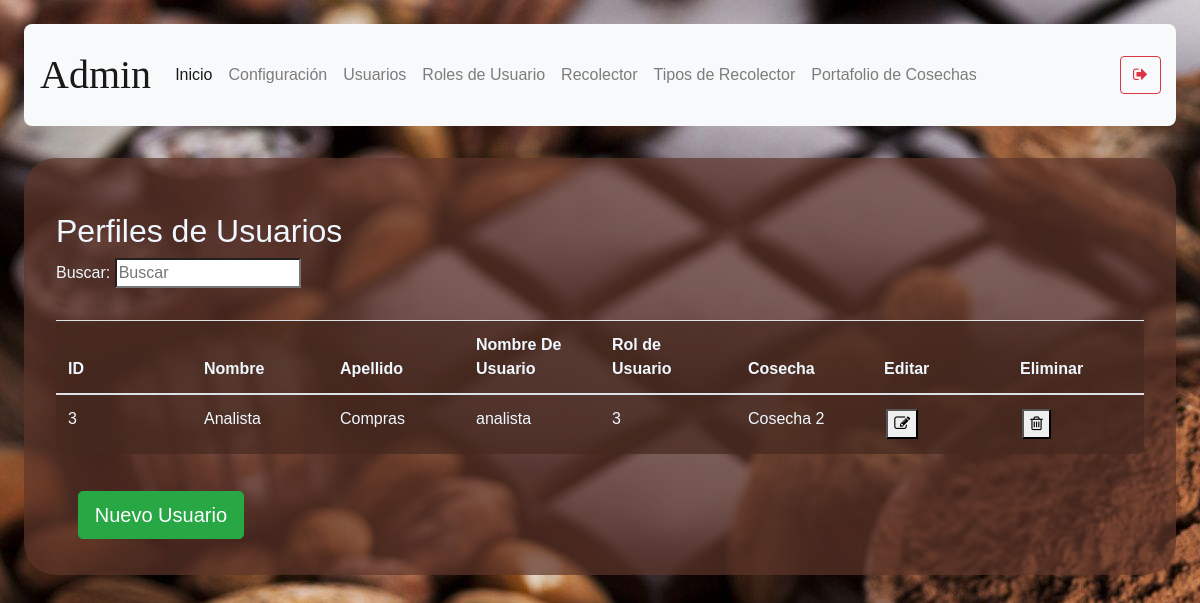
The page /user-management (signed in) on the database its author committed.
### models/user.py (models this page shows, shortened)
class User(db.Model) :
    __tablename__ = "user"
    id = db.Column(db.Integer, primary_key = True)
    name = db.Column(db.String(100), nullable = False)
    last_name = db.Column(db.String(100), nullable = False)
    username = db.Column(db.String(100), unique = True, nullable = False)
    email = db.Column(db.String(100), nullable = True)
    password = db.Column(db.String(100), nullable = False)
    gender = db.Column(db.String(10), nullable = False)
    date_of_birth = db.Column(db.String(10), nullable = False)
    phone = db.Column(db.String(20), nullable = True)
    address = db.Column(db.String(150), nullable = True)
    user_rol_id = db.Column(db.Integer, db.ForeignKey('user_rol.id'))
    F_Harvest = db.Column(db.Integer, db.ForeignKey('harvest.id'))
    def get_user_rol_by_username( self, username ):
        user_rol_id = User.query.filter_by(username = username).first().user_rol_id
        user_rol = User_rol.query.get(user_rol_id).description
        return user_rol

### models/harvest.py (models this page shows, shortened)
class Harvest (db.Model):
    __tablename__ = 'harvest'
    id = db.Column(db.Integer, primary_key = True)
    description = db.Column(db.String(250), nullable = False)
    start_date = db.Column(db.String(10), nullable=False)
    end_date = db.Column(db.String(10), nullable= False)
    status = db.Column(db.String(10), nullable = False)

### routes/user.py (the view)
@user.route('/user-management')
def user_management():
    if( not verify_permissions(session, User) ):
        return redirect(url_for('auth.index'))
    rols = User_rol.query.all()
    users = User.query.all()
    harvests = Harvest.query.all()
    if 'management-status' not in session:
        return render_template('user-management.html', status="",\
            rols = rols, users = users,  harvests = harvests)
    status = session['management-status']
    session.pop('management-status', None)
    return render_template('user-management.html', status=status, \
        rols=rols, users = users, harvests = harvests )

### utils/functions.py (called while the page is built)
def verify_permissions(session, User, allowed=['admin']):
    return 'username' in session and \
    ( allowed == 'all' or User.get_user_rol_by_username(User, session['username']) in allowed)

### templates/user-management.html (shortened to what this page needs)
{% extends "base.html" %}
{% block content %}
    <h2>Perfiles de Usuarios</h2>
    <p>
        Buscar: <input id ="search-bar" onkeyup="searchEngine()" type="search" name="busqueda" placeholder="Buscar">
    </p>
    <table class="table content-table">
        <thead>
            <th>ID</th>
            <th>Nombre</th>
            <th>Apellido</th>
            <th>Nombre De Usuario</th>
            <th>Rol de Usuario</th>
            <th>Cosecha</th>
            <th>Editar</th>
            <th>Eliminar</th>
        </thead>
        <tbody id="table-body-data">
        {% for user in users %}
        {% if user.username != "admin" %}
        <tr>
            <td>{{ user.id }}</td>
            <td>{{ user.name }}</td>
            <td>{{ user.last_name }}</td>
            <td>{{ user.username }}</td>
            <td>{{ user.user_rol_id }}</td>
            {% for harvest in harvests %}
                {% if harvest.id == user.F_Harvest %}
                    <td>{{ harvest.description }}</td>
                {% endif %}
            {% endfor %}
            <td><button onclick="window.location.href=`/user-management/edit-user/{{ user.id }}`"><i class="fa fa-pencil-square-o" aria-hidden="true"></i></button></td>
            <td><button onclick='deleteConfirm( {{user.id}}, "User" )'><i class="fa fa-trash-o" aria-hidden="true"></i></button></td>
        </tr>
        {% endif %}
        {% endfor %}
        </tbody>
    </table>
    <button type="submit" onclick="showForm()" class="btn btn-success btn-lg mb-1">Nuevo Usuario</button>
{% endblock %}

### static/styles/main.css (style rules this page uses)
body { background-color:aliceblue; background-image: url("../media/2316549.jpg"); margin: 2%; font-family: 'Gill Sans', 'Gill Sans MT', Calibri, 'Trebuchet MS', sans-serif; }
button { margin: 2%; }
h1, h2 { margin-top: 2%; }
.content-table { background-color: rgba(69, 40, 31, 0.7); padding: 2em; color:aliceblue; margin-top: 2em; border-radius: .5em; }
table { width:100%; table-layout:fixed; }
td { word-wrap:break-word; }

### rows shown on the page
User: id "3", name "Analista", last_name "Compras", username "analista", user_rol_id "3"
Harvest: description "Cosecha 2"

### other values the page prints
{{ session['username'] }} "Admin"
